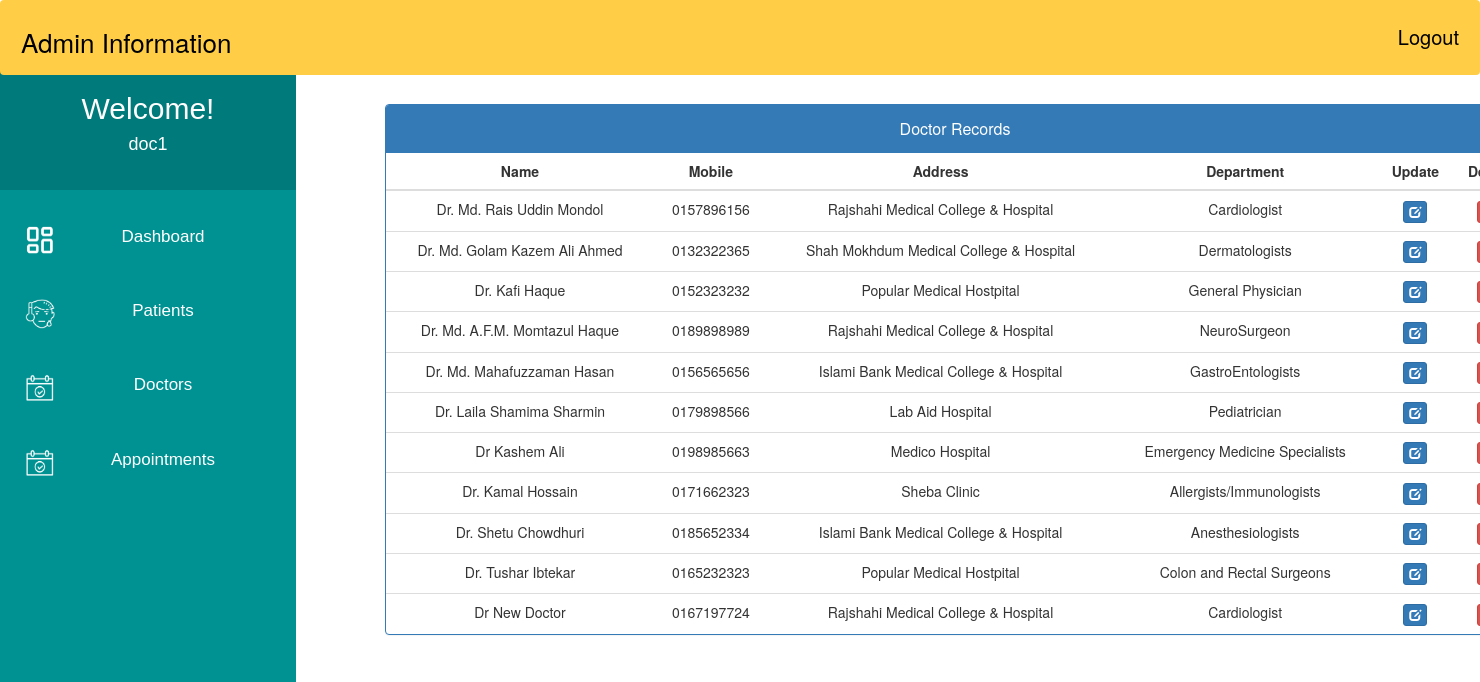
Page /admin_doctor_record/ (signed in) on the committed database.
### MyApp/models.py (models this page shows, shortened)
class Doctor(models.Model):
    user=models.OneToOneField(User,on_delete=models.CASCADE)
    Doctor_First_Name = models.CharField(max_length=50, default="")
    Doctor_Last_Name = models.CharField(max_length=50, default="")
    gender = models.CharField(max_length=10, choices=GENDER,default="")
    address = models.CharField(max_length=40)
    contact = models.CharField(max_length=10,null=True)
    department= models.CharField(max_length=50,choices=departments,default='')
    status = models.BooleanField(default=False)

### MyApp/views.py (the view)
# urls.py: path('admin_doctor_record/', views.admin_doctor_record,name="admin_doctor_record"),
@login_required(login_url='adminlogin')
def admin_doctor_record(request):
    doctors=Doctor.objects.all().filter(status=True)
    return render(request,'MyApp/admin_doctor_record.html',{'doctors':doctors})

### templates/MyApp/admin_doctor_record.html (shortened to what this page needs)
<!DOCTYPE html>
<html lang="en">
<head>
    <link href="//netdna.bootstrapcdn.com/bootstrap/3.0.0/css/bootstrap.min.css" rel="stylesheet" id="bootstrap-css">
</head>
<body>
    {% include 'MyApp/admin_base.html' %}
    <div class="container" style="margin-left:25%; margin-right:8%; margin-top:7%;">
        <div class="panel panel-primary">
            <div class="panel-heading">
            <h6 class="panel-title" style="text-align:center; padding: 5px 0px;">Doctor Records</h6>
            </div>
            <table class="table table-hover" id="dev-table">
            <thead>
                <tr>
                <th style="text-align:center;">Name</th>
                <th style="text-align:center;">Mobile</th>
                <th style="text-align:center;">Address</th>
                <th style="text-align:center;">Department</th>
                <th style="text-align:center;">Update</th>
                <th style="text-align:center;">Delete</th>
                </tr>
            </thead>
            {% for d in doctors %}
            <tr>
                <td style="text-align:center;"> {{d.Doctor_First_Name}} {{d.Doctor_Last_Name}} </td>
                <td style="text-align:center;">{{d.contact}}</td>
                <td style="text-align:center;">{{d.address}}</td>
                <td style="text-align:center;">{{d.department}}</td>
                <td style="text-align:center;"><a class="btn btn-primary btn-xs" href="{% url 'MyApp:update_doctor' d.id%}"><span class="glyphicon glyphicon-edit"></span></a></td>
                <td style="text-align:center;"><a class="btn btn-danger btn-xs" href="{% url 'MyApp:delete_doctor' d.id %}"></a></td>
            </tr>
            {% endfor %}
            </table>
        </div>
    </div>
</body>
</html>

### templates/MyApp/admin_base.html (shortened to what this page needs)
<!DOCTYPE html>
{% load staticfiles %}
<html lang="en">
<head>
</head>
<body>
    <div class="navbar">
        <a>Admin Information</a>
        <a href="{% url 'MyApp:logout' %}" class="logoutbtn" style="font-size:18px, text-align: center;">Logout</a>
    </div>
     <div class="sidebar">
        <div class="userprofile">
            <h2 style="color:white; font-family:sans-serif; padding-top:25px; text-align:center; margin:0px;">Welcome!</h2>
            <h4 style="color:white; font-family:sans-serif; text-align:center; padding-bottom:35px;">{{request.user.username}}</h4>
        </div>
        <a href="{% url 'MyApp:admin_dashboard' %}"><img class="icon" src="{% static "images/PDash.png" %}">Dashboard</a>
        <a href="{% url 'MyApp:admin_patient' %}"><img class="icon" src="{% static "images/PIcon.png" %}">Patients</a>
        <a href="{% url 'MyApp:admin_doctor' %}"><img class="icon" src="{% static "images/ApptIcon.png" %}">Doctors</a>
        <a href="{% url 'MyApp:admin_appointment' %}"><img class="icon" src="{% static "images/ApptIcon.png" %}">Appointments</a>
    </div>
</body>
</html>

### templates/MyApp/admin_base.html (style rules this page uses)
body { background-color: rgb(255, 255, 255); padding: 0px; margin-top: 0px; margin-left: 0px; margin-right: 0px; margin-bottom: 0px; }
.navbar { overflow: hidden; background-color: rgb(255, 206, 70); height:75px; width:100%; padding-top:22px; z-index:1; top:0; position:fixed; display:block; }
.navbar a { float: left; display:block; font-size: 26px; color: black; text-align: center; padding-left:20px; text-decoration: none; }
.navbar .logoutbtn { float: right; display:block; font-size: 20px; color: black; text-align: center; padding-right:20px; text-decoration: none; }
.sidebar .userprofile { background-color: rgb(0, 122, 122); }
.sidebar { margin-top: 0px; padding-top: 0px; width: 20%; text-align: center; height=100vh; background-color: rgb(0, 146, 146); font-family: sans-serif; font-size:17px; font-weight: normal; position: fixed; top: 67px; left: 0; bottom: 0; }
.sidebar a { display: block; color: white; padding: 25px; text-decoration: none; }
.icon { float:left; width:30px; height:30px; }

### rows in the picture
Doctor: Doctor_First_Name "Dr. Md. Rais", Doctor_Last_Name "Uddin Mondol", contact "0157896156", address "Rajshahi Medical College & Hospital", department "Cardiologist"
Doctor: Doctor_First_Name "Dr. Md. Golam Kazem", Doctor_Last_Name "Ali Ahmed", contact "0132322365", address "Shah Mokhdum Medical College & Hospital", department "Dermatologists"
Doctor: Doctor_First_Name "Dr. Kafi", Doctor_Last_Name "Haque", contact "0152323232", address "Popular Medical Hostpital", department "General Physician"
Doctor: Doctor_First_Name "Dr. Md. A.F.M.", Doctor_Last_Name "Momtazul Haque", contact "0189898989", address "Rajshahi Medical College & Hospital", department "NeuroSurgeon"
Doctor: Doctor_First_Name "Dr. Md. Mahafuzzaman", Doctor_Last_Name "Hasan", contact "0156565656", address "Islami Bank Medical College & Hospital", department "GastroEntologists"
Doctor: Doctor_First_Name "Dr. Laila Shamima", Doctor_Last_Name "Sharmin", contact "0179898566", address "Lab Aid Hospital", department "Pediatrician"
Doctor: Doctor_First_Name "Dr Kashem", Doctor_Last_Name "Ali", contact "0198985663", address "Medico Hospital", department "Emergency Medicine Specialists"
Doctor: Doctor_First_Name "Dr. Kamal", Doctor_Last_Name "Hossain", contact "0171662323", address "Sheba Clinic", department "Allergists/Immunologists"
Doctor: Doctor_First_Name "Dr. Shetu", Doctor_Last_Name "Chowdhuri", contact "0185652334", address "Islami Bank Medical College & Hospital", department "Anesthesiologists"
Doctor: Doctor_First_Name "Dr. Tushar", Doctor_Last_Name "Ibtekar", contact "0165232323", address "Popular Medical Hostpital", department "Colon and Rectal Surgeons"
Doctor: Doctor_First_Name "Dr New", Doctor_Last_Name "Doctor", contact "0167197724", address "Rajshahi Medical College & Hospital", department "Cardiologist"

### other values in the picture
{{ request.user.username }} "doc1"
